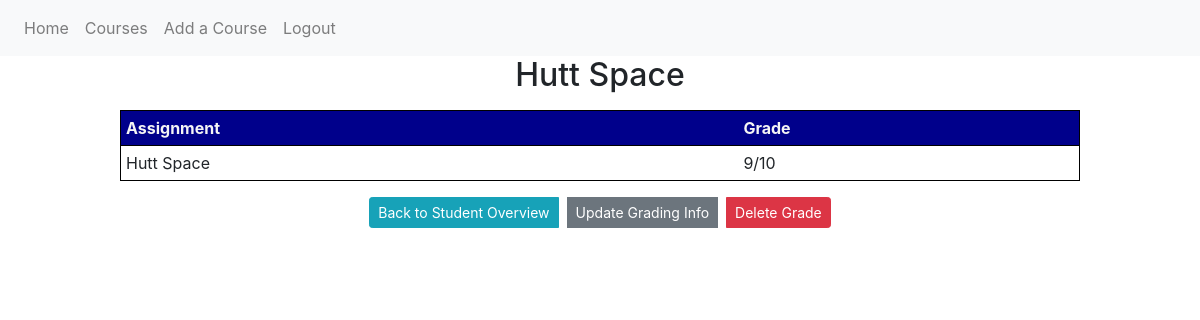
/course/1/student/1/grade/13/ (signed in), run on an earlier commit of the app's database.
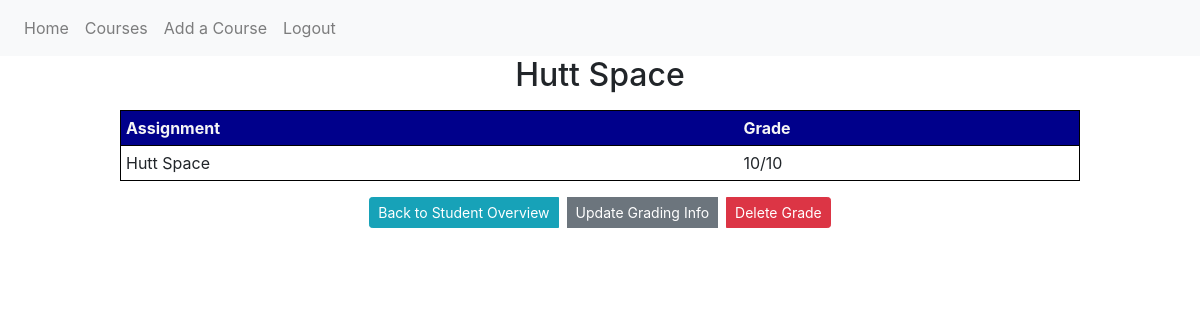
And on a later commit of the database.
### guide_and_teach/models.py (models this page shows, shortened)
class Grade(db.Model):
    id = db.Column(db.Integer, primary_key=True)
    user_id = db.Column(db.Integer, db.ForeignKey('user.id'))
    student_id = db.Column(db.Integer, db.ForeignKey('student.id'))
    score = db.Column(db.String(15), nullable=False)
    max_score = db.Column(db.String(15), nullable=False)
    assignment = db.Column(db.String(50), nullable=False)

### guide_and_teach/grades/routes.py (the view)
@grades.route('/course/<int:course_id>/student/<int:student_id>/grade/<int:grade_id>/', methods=['GET', 'POST'])
@login_required
def single_grade(student_id, course_id, grade_id):
    grade = Grade.query.get_or_404(grade_id)
    if grade.user != current_user:
        abort(403)
    return render_template('single_grade.html', title="Grade", student_id=student_id, course_id=course_id, grade=grade)

### guide_and_teach/models.py (called while the page is built)
@login_manager.user_loader
def load_user(user_id):
    return User.query.get(int(user_id))

### guide_and_teach/templates/single_grade.html (shortened to what this page needs)
{% extends "layout.html" %}
{% block content %}
        <article>
            <h2>{{ grade.assignment }}</h2>
            <table class="cool">
                <thead>
                    <tr>
                        <td><strong>Assignment</strong></td>
                        <td><strong>Grade</strong></td>
                    </tr>
                </thead>
                <tbody>
                    <tr>
                        <td>{{ grade.assignment }}</td>
                        <td>{{ grade.score }}/{{ grade.max_score }}</td>
                    </tr>
                </tbody>
            </table>
            {% if grade.user == current_user %}
            <div class="ralph">
            <div class="btn-group btn-group ml-4 mr-4 m-1" role="group">
                <a class="btn btn-info btn-sm mt-1 mb-1 m-1" href="{{ url_for('students.single_student', course_id=course_id, student_id=student_id) }}">Back to Student Overview</a>
                <a class="btn btn-secondary btn-sm mt-1 mb-1 m-1" href="{{ url_for('grades.update_grade', student_id=student_id, course_id=course_id, grade_id=grade.id) }}">Update Grading Info</a>
                <button type="button" class="btn btn-danger btn-sm mt-1 mb-1 m-1" data-toggle="modal" data-target="#deleteModal">Delete Grade</button>
            </div>
            </div>
            {% endif %}
        </article>
{% endblock content %}

What changed in the data, as far as the page shows it:
changed Grade "Hutt Space": score "9" → "10"
